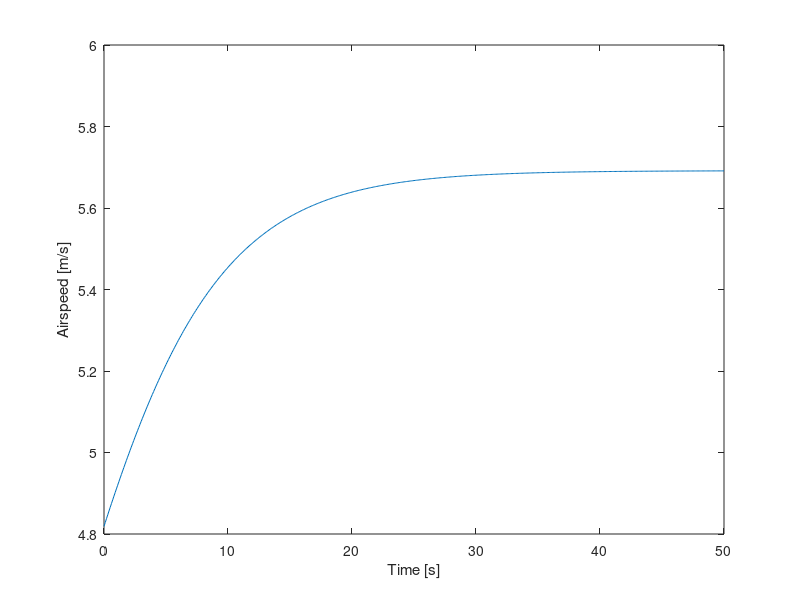

The MATLAB script that drew this image: (Note: this script raises an error after producing the figure.)
clear;
clc;

%% PARAMETERS - ****ALL VALUES IN SI BASE UNITS****

% Airframe
% AF0010 new airframe

%***CHANGE***
config = 'Gliding Power Consumption - Config. A - Battery in Nacelle - ';

%***CHANGE***
m = .795;

b = 1.88;
c = .28;
e = .864;

%***CHANGE***
CD0 = .0313;

CLmax = 1.5;

%***CHANGE***
DAshares = [0.7491    0.0524    0.0198    0.0216    0.1363    0.0207];
DAlabels = {'Wing', 'Nacelle', 'Motor', 'Gaps', 'Winglets', 'Propeller'};

%***CHANGE***
mShares = [0.3635    0.2566    0.0252    0.0503    0.0377    0.0503    0.0629    0.0252    0.0566    0.0126    0.0277  0.0314];
mLabels = {'Airframe (W)', 'Battery (W)', 'Elevons (W)', 'ESC (W)', 'Flight Controller (W)', ...
    'Motor (W)', 'Nacelle (W)', 'Pitot (W)', 'Propeller (W)', 'Receiver (W)', 'Servos (W)', ...
    'Stick/Motor Mount (W)'};

%***CHANGE***
explode = [0 0 0 0 0 0 0 1 0 1 1 0 0 0 0 1 0 0];

% Propeller
% Aeronaut CAM 14x9
D = 14*.0254;
propVals = [-0.1422   -0.0507    0.1342   -0.1905    0.1294    0.0298];

% Ct coefficients
A = propVals(1);
B = propVals(2);
C = propVals(3);

% Cp coefficients
E = propVals(4);
F = propVals(5);
G = propVals(6);

% Motor
% Hacker A10-9L with 4.4:1 gearbox
Kv = 178;
Rt = .18;
nMotors = 1;

% Battery
% 3S lithium polymer pack, with 8% loss
Vcell = 3.7;
Nseries = 3;
Vloss = .08;
% Minimum Power
%throttle = .169;
% Minimum Drag
throttle = .177
                                                                                        
% Airfield
dens = 1.225;

% Calculation parameters
tmax = 50;
interval = 0.1;

S = b*c;
W = m*9.81;
Vstall = sqrt((2*W)/(CLmax*dens*S));
VTO = 1.2*Vstall;
AR = (b^2)/S;
k = 1/(pi*e*AR);
Vb = Vcell*Nseries*(1-Vloss);

%% Dynamic thrust equation
T = @(A,B,C,D,E,F,G,Kv,PI,Rt,V,Vb,rho,throttle) A.*D.^2.*V.^2.*rho+...
    (C.*1.0./D.^6.*1.0./G.^2.*PI.^4.*...
    (-sqrt((1.0./Kv.^2./Rt+(D.^4.*F.*1.0./PI.^2.*V.*rho)./4.0).^2+...
    (D.^5.*G.*1.0./PI.^3.*rho.*((Vb.*throttle)./...
    (Kv.*Rt)-(D.^3.*E.*V.^2.*rho)./(PI.*2.0)))./2.0)+1.0./...
    Kv.^2./Rt+(D.^4.*F.*1.0./PI.^2.*V.*rho)./4.0).^2.*4.0)./rho-...
    (B.*1.0./D.^2.*PI.^2.*V.*(-sqrt((1.0./Kv.^2./Rt+...
    (D.^4.*F.*1.0./PI.^2.*V.*rho)./4.0).^2+(D.^5.*G.*1.0./PI.^3.*...
    rho.*((Vb.*throttle)./(Kv.*Rt)-(D.^3.*E.*V.^2.*rho)./(PI.*2.0)))./2.0)+...
    1.0./Kv.^2./Rt+(D.^4.*F.*1.0./PI.^2.*V.*rho)./4.0).*2.0)./G;

%% CRUISE CALCULATIONS
% V as a function of t up to cruise speed
tspan = 0:interval:tmax;
M = ((2*k*(W^2))/(dens*S))/m;
N = ((dens*S*CD0)/2)/m;
[t,V] = ode45((@(t,V) (T(A,B,C,D,E,F,G,Kv,pi,Rt,V,Vb,dens,throttle)*nMotors/m)...
    -(M/(V^2))-(N*(V^2))), tspan, VTO);

Vcruise = V(end)

%% Statistics
CL = 2*W/(dens*(Vcruise^2)*S)
induced = ((2*k*(W^2))/(dens*S))/(Vcruise^2)
parasite = ((dens*S*CD0)/2)*(Vcruise^2)
thrust = T(A,B,C,D,E,F,G,Kv,pi,Rt,Vcruise,Vb,dens,throttle)*nMotors
liftToDrag = W/(induced + parasite)

omega = @(D,E,F,G,Kv,PI,Rt,V,Vb,rho,throttle)(1.0./D.^5.*PI.^3.*...
    (-sqrt((1.0./Kv.^2./Rt+(D.^4.*F.*1.0./PI.^2.*V.*rho)./4.0).^2+...
    (D.^5.*G.*1.0./PI.^3.*rho.*((Vb.*throttle)./(Kv.*Rt)-...
    (D.^3.*E.*V.^2.*rho)./(PI.*2.0)))./2.0)+1.0./Kv.^2./Rt+...
    (D.^4.*F.*1.0./PI.^2.*V.*rho)./4.0).*-4.0)./(G.*rho);
propspeed = omega(D,E,F,G,Kv,pi,Rt,Vcruise,Vb,dens,throttle)

J = (2*pi*Vcruise)/(propspeed*D);
Cp = (E*(J^2)) + (F*J) + G;
Pshaft = Cp*dens*((propspeed/(2*pi))^3)*(D^5);
proptorque = Pshaft/propspeed;
I = Kv*proptorque
Pelectric = I*Vb*throttle;
Paircraft = thrust*Vcruise/nMotors;
etaMotor = Pshaft/Pelectric;
etaProp = Paircraft/Pshaft;

Pelectric
etaMotor
Pshaft
etaProp
Paircraft

Vyglide = Paircraft/W

plot(t,V)
xlabel('Time [s]');
ylabel('Airspeed [m/s]');


%% Power consumption breakdown
Pshares = [(induced/thrust)*mShares (parasite/thrust)*DAshares];
Plabels = [mLabels DAlabels];

figure(2);
pie2(Pshares, explode, Plabels);
title([config ...
    'Power Req. = ' num2str(Paircraft, 3) ' W, Sink Rate = ' num2str(Vyglide, 3) ...
    ' m/s']);
legend(Plabels);
